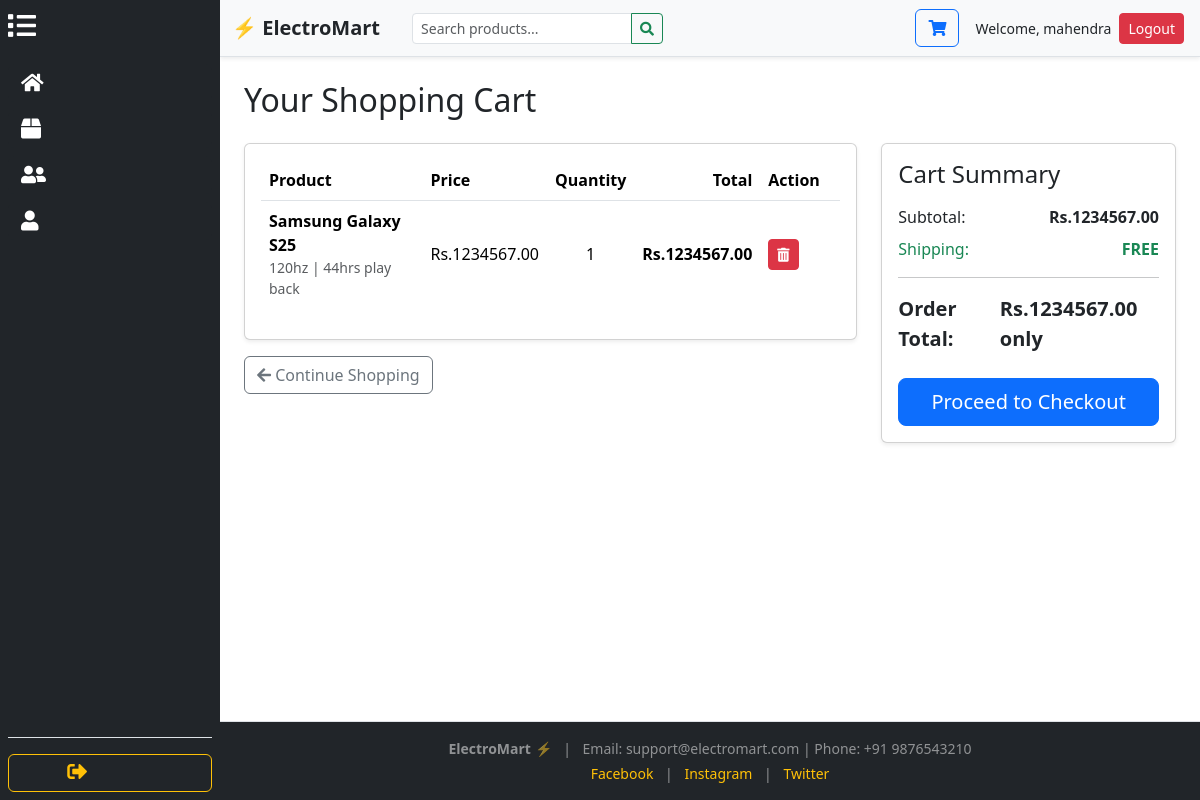
The page /cart/ (signed in) on the database its author committed.
### website/models.py (models this page shows, shortened)
class AuthUser(AbstractUser):
    email = models.EmailField(unique=True)
    username = models.CharField(max_length=150, unique=True)
    REQUIRED_FIELDS = ['email']
    first_name = None
    last_name = None

class CartItem(models.Model):
    cart = models.ForeignKey(Cart, on_delete=models.CASCADE, related_name='items')
    product = models.ForeignKey(Product, on_delete=models.CASCADE)
    quantity = models.PositiveIntegerField(default=1)
    class Meta:
        unique_together = ('cart', 'product')
    def get_total_price(self):
        return self.quantity * self.product.price

class Product(models.Model):
    productname = models.CharField(max_length=250)
    description = models.TextField(null=True, blank=True)
    price = models.FloatField()

### website/views.py (the view)
# urls.py: path('cart/', views.cart_view, name='cart_view'),
@login_required(login_url='login')
def cart_view(request):
    try:
        cart = Cart.objects.get(user=request.user)
        cart_items = cart.items.select_related('product')
    except Cart.DoesNotExist:
        cart_items = None
    context = {
        'cart_items': cart_items,
        'subtotal': sum(item.get_total_price() for item in (cart_items or []))
    }
    return render(request, 'website/cart.html', context)

### templates/website/cart.html (shortened to what this page needs)
{% extends 'website/base.html' %}
{% block main_content %}
<h2 class="mb-4">Your Shopping Cart</h2>
{% if cart_items %}
<div class="row">
    <div class="col-lg-8">
        <div class="card shadow-sm mb-3">
            <div class="card-body">
                <table class="table table-borderless table-hover">
                    <thead>
                        <tr class="border-bottom">
                            <th>Product</th>
                            <th>Price</th>
                            <th class="text-center">Quantity</th>
                            <th class="text-end">Total</th>
                            <th style="width: 80px;">Action</th> </tr>
                    </thead>
                    <tbody>
                        {% for item in cart_items %}
                        <tr class="align-middle">
                            <td>
                                <strong>{{ item.product.productname }}</strong>
                                <p class="text-muted small mb-0">{{ item.product.description|truncatechars:50 }}</p>
                            </td>
                            <td class="text-nowrap">Rs.{{ item.product.price|floatformat:2 }}</td>
                            <td class="text-center">{{ item.quantity }}</td>
                            <td class="text-end fw-bold text-nowrap">Rs.{{ item.get_total_price|floatformat:2 }}</td>
                            <td>
                                <form action="{% url 'remove_from_cart' item.id %}" method="POST">
                                    <button type="submit" class="btn btn-sm btn-danger" title="Remove Item">
                                        <i class="fas fa-trash-alt"></i>
                                    </button>
                                </form>
                            </td>
                        </tr>
                        {% endfor %}
                    </tbody>
                </table>
            </div>
        </div>
        <a href="{% url 'products_list' %}" class="btn btn-outline-secondary">
            <i class="fas fa-arrow-left"></i> Continue Shopping
        </a>
    </div>
    <div class="col-lg-4">
        <div class="card shadow-sm">
            <div class="card-body">
                <h4 class="card-title mb-3">Cart Summary</h4>
                <div class="d-flex justify-content-between mb-2">
                    <span>Subtotal:</span>
                    <span class="fw-bold">Rs.{{ subtotal|floatformat:2 }}</span>
                </div>
                <div class="d-flex justify-content-between mb-2 text-success">
                    <span>Shipping:</span>
                    <span class="fw-bold">FREE</span>
                </div>
                <hr>
                <div class="d-flex justify-content-between fw-bolder mb-4 fs-5"> <span>Order Total:</span>
                    <span>Rs.{{ subtotal|floatformat:2 }} only</span>
                </div>
                <button class="btn btn-primary w-100 btn-lg">Proceed to Checkout</button>
            </div>
        </div>
    </div>
</div>
{% else %}
    <div class="alert alert-info text-center p-5 rounded-3"> <h4 class="alert-heading">Your cart is empty! 🛒</h4>
        <p>Looks like you haven't added anything to your cart yet. Time to find some great electronics!</p>
        <hr>
        <a href="{% url 'products_list' %}" class="btn btn-info btn-lg">Start Shopping</a>
    </div>
{% endif %}
{% endblock %}

### templates/website/includes/navbar.html (shortened to what this page needs)
<nav class="navbar navbar-expand-lg navbar-light bg-light shadow-sm border-bottom">
    <div class="container-fluid pe-2">
        <a class="navbar-brand text-dark fw-bold" href="{% url 'home' %}">⚡ ElectroMart</a>
        <form class="d-flex mx-3" method="GET" action="{% url 'search' %}">
            <div class="input-group">
                <input class="form-control form-control-sm" type="search" placeholder="Search products..."
                       aria-label="Search" name="q" value="{{ request.GET.q|default:'' }}" style="min-width: 150px;">
                <button class="btn btn-sm btn-outline-success" type="submit">
                    <i class="fas fa-search"></i>
                </button>
            </div>
        </form>
        <div class="d-flex ms-auto align-items-center me-2">
            <a href="{% url 'cart_view' %}" class="btn btn-outline-primary me-3" title="View Cart">
                <i class="fas fa-shopping-cart"></i>
            </a>
            {% if user.is_authenticated %}
                <span class="navbar-text me-2 text-dark small d-none d-sm-block">Welcome, {{ user.username }}</span>
                <a href="{% url 'logout' %}" class="btn btn-sm btn-danger">Logout</a>
            {% else %}
                <a href="{% url 'login' %}" class="btn btn-sm btn-warning">Login</a>
            {% endif %}
        </div>
    </div>
</nav>

### templates/website/base.html (style rules this page uses)
:root { --sidebar-width-open: 220px; --sidebar-width-closed: 60px; }
body { padding: 0; margin: 0; overflow-x: hidden; }

### rows shown on the page
AuthUser: username "mahendra"
CartItem: product.productname "Samsung Galaxy S25", product.description "120hz | 44hrs play back", product.price "1234567.00", quantity "1", get_total_price "1234567.00"

### other values the page prints
{{ subtotal|floatformat:2 }} "1234567.00"
